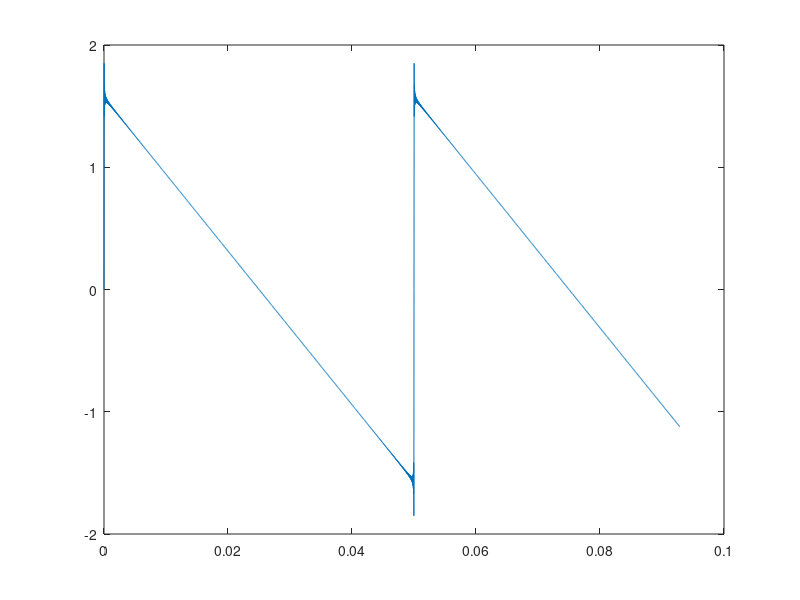
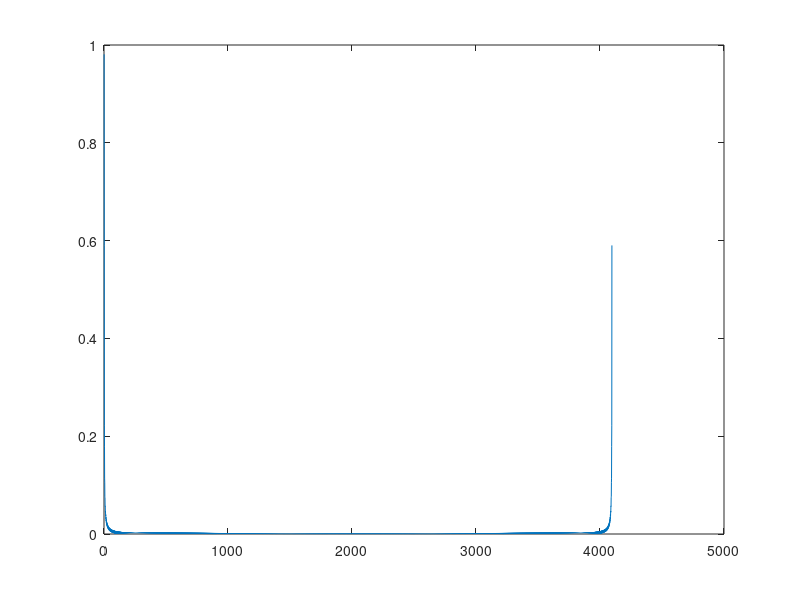

MATLAB code to generate these figures, in order:
fc=44100;
winsize=4096;
binsize=fc/winsize;
f=20*binsize;
sinc=1/fc;
dur=0.1;
t=[0:sinc:(dur-sinc)];
h=hanning(winsize);


Fondbin=20;
S=zeros(1, winsize);

curfreq=1; 

n=1; 


while (curfreq<(fc/2))
curfreq = (Fondbin*n);
S += ((1/n)*sin(2*pi*curfreq*t(1:winsize))); 
n=n+1;

end



C= ifft(log(abs(fft(h' .* S(1:winsize)))));


figure (1);
plot (t(1:winsize), S);

figure (2);
plot (abs (C));

